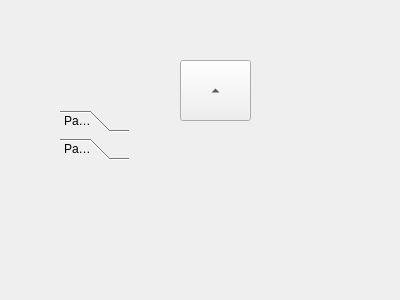
<?xml version="1.0" encoding="UTF-8"?>
<ui version="4.0">
 <class>Form</class>
 <widget class="QWidget" name="Form">
  <property name="geometry">
   <rect>
    <x>0</x>
    <y>0</y>
    <width>400</width>
    <height>300</height>
   </rect>
  </property>
  <property name="windowTitle">
   <string>Form</string>
  </property>
  <widget class="QToolButton" name="toolButton">
   <property name="geometry">
    <rect>
     <x>180</x>
     <y>60</y>
     <width>71</width>
     <height>61</height>
    </rect>
   </property>
   <property name="text">
    <string>                               ceshi</string>
   </property>
   <property name="icon">
    <iconset theme="edit-clear"/>
   </property>
   <property name="popupMode">
    <enum>QToolButton::InstantPopup</enum>
   </property>
   <property name="arrowType">
    <enum>Qt::UpArrow</enum>
   </property>
  </widget>
  <widget class="QToolBox" name="toolBox">
   <property name="geometry">
    <rect>
     <x>60</x>
     <y>110</y>
     <width>69</width>
     <height>129</height>
    </rect>
   </property>
   <property name="currentIndex">
    <number>1</number>
   </property>
   <widget class="QWidget" name="page">
    <property name="geometry">
     <rect>
      <x>0</x>
      <y>0</y>
      <width>69</width>
      <height>69</height>
     </rect>
    </property>
    <attribute name="label">
     <string>Page 1</string>
    </attribute>
   </widget>
   <widget class="QWidget" name="page_2">
    <property name="geometry">
     <rect>
      <x>0</x>
      <y>0</y>
      <width>69</width>
      <height>69</height>
     </rect>
    </property>
    <attribute name="label">
     <string>Page 2</string>
    </attribute>
   </widget>
  </widget>
 </widget>
 <resources/>
 <connections/>
</ui>
